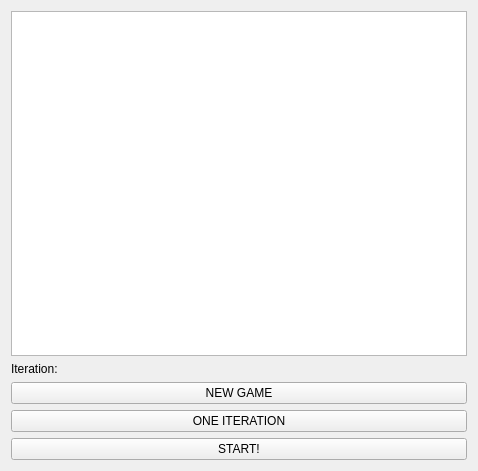
<?xml version="1.0" encoding="UTF-8"?>
<ui version="4.0">
 <class>Widget</class>
 <widget class="QWidget" name="Widget">
  <property name="geometry">
   <rect>
    <x>0</x>
    <y>0</y>
    <width>478</width>
    <height>471</height>
   </rect>
  </property>
  <property name="windowTitle">
   <string>Widget</string>
  </property>
  <layout class="QVBoxLayout" name="verticalLayout">
   <item>
    <widget class="QGraphicsView" name="graphicsView"/>
   </item>
   <item>
    <widget class="QLabel" name="label">
     <property name="text">
      <string>Iteration:</string>
     </property>
    </widget>
   </item>
   <item>
    <widget class="QPushButton" name="pushButton">
     <property name="text">
      <string>NEW GAME</string>
     </property>
    </widget>
   </item>
   <item>
    <widget class="QPushButton" name="pushButton_3">
     <property name="text">
      <string>ONE ITERATION</string>
     </property>
    </widget>
   </item>
   <item>
    <widget class="QPushButton" name="pushButton_2">
     <property name="text">
      <string>START!</string>
     </property>
    </widget>
   </item>
  </layout>
 </widget>
 <layoutdefault spacing="6" margin="11"/>
 <resources/>
 <connections/>
</ui>
